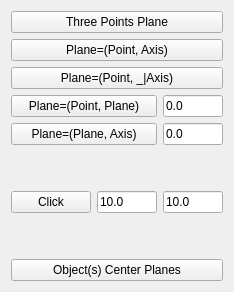
             <widget class="QWidget" name="Plane_Tab">
              <attribute name="icon">
               <iconset>
                <normaloff>Icons/WF_plane.svg</normaloff>Icons/WF_plane.svg</iconset>
              </attribute>
              <attribute name="title">
               <string>Plane</string>
              </attribute>
              <layout class="QGridLayout" name="gridLayout_9">
               <item row="6" column="0">
                <layout class="QHBoxLayout" name="horizontalLayout_3">
                 <item>
                  <widget class="QPushButton" name="button_click_for_plane">
                   <property name="sizePolicy">
                    <sizepolicy hsizetype="MinimumExpanding" vsizetype="Fixed">
                     <horstretch>0</horstretch>
                     <verstretch>0</verstretch>
                    </sizepolicy>
                   </property>
                   <property name="toolTip">
                    <string>Create a Plane perpendicular to the view at location of one mouse click.
Click first on the Button then click once on the View.
Click first on the Button then click once on one object of the View
 to attach the plane at the object.
But you can also select an already existing point first and click the button to attach the plane.</string>
                   </property>
                   <property name="text">
                    <string>Click</string>
                   </property>
                   <property name="icon">
                    <iconset>
                     <normaloff>../Icons/WF_clickPlane.svg</normaloff>../Icons/WF_clickPlane.svg</iconset>
                   </property>
                   <property name="iconSize">
                    <size>
                     <width>32</width>
                     <height>32</height>
                    </size>
                   </property>
                  </widget>
                 </item>
                 <item>
                  <widget class="QLineEdit" name="length_plane">
                   <property name="sizePolicy">
                    <sizepolicy hsizetype="MinimumExpanding" vsizetype="Fixed">
                     <horstretch>0</horstretch>
                     <verstretch>0</verstretch>
                    </sizepolicy>
                   </property>
                   <property name="minimumSize">
                    <size>
                     <width>40</width>
                     <height>0</height>
                    </size>
                   </property>
                   <property name="maximumSize">
                    <size>
                     <width>60</width>
                     <height>16777215</height>
                    </size>
                   </property>
                   <property name="toolTip">
                    <string>Length of the Plane.</string>
                   </property>
                   <property name="text">
                    <string>10.0</string>
                   </property>
                  </widget>
                 </item>
                 <item>
                  <widget class="QLineEdit" name="width_plane">
                   <property name="sizePolicy">
                    <sizepolicy hsizetype="MinimumExpanding" vsizetype="Fixed">
                     <horstretch>0</horstretch>
                     <verstretch>0</verstretch>
                    </sizepolicy>
                   </property>
                   <property name="minimumSize">
                    <size>
                     <width>40</width>
                     <height>0</height>
                    </size>
                   </property>
                   <property name="maximumSize">
                    <size>
                     <width>60</width>
                     <height>16777215</height>
                    </size>
                   </property>
                   <property name="toolTip">
                    <string>Width of the Plane.</string>
                   </property>
                   <property name="text">
                    <string>10.0</string>
                   </property>
                  </widget>
                 </item>
                </layout>
               </item>
               <item row="3" column="0">
                <layout class="QGridLayout" name="gridLayout_16">
                 <item row="0" column="0">
                  <widget class="QPushButton" name="button_planeandpoint_plane">
                   <property name="toolTip">
                    <string>Create a plane crossing a Point and parallel to a Plane.</string>
                   </property>
                   <property name="text">
                    <string>Plane=(Point, Plane)</string>
                   </property>
                   <property name="icon">
                    <iconset>
                     <normaloff>Icons/WF_pointPlanePoint.svg</normaloff>Icons/WF_pointPlanePoint.svg</iconset>
                   </property>
                   <property name="iconSize">
                    <size>
                     <width>32</width>
                     <height>32</height>
                    </size>
                   </property>
                  </widget>
                 </item>
                 <item row="0" column="1">
                  <widget class="QLineEdit" name="extension_planePointPlane">
                   <property name="minimumSize">
                    <size>
                     <width>40</width>
                     <height>0</height>
                    </size>
                   </property>
                   <property name="maximumSize">
                    <size>
                     <width>60</width>
                     <height>16777215</height>
                    </size>
                   </property>
                   <property name="toolTip">
                    <string>Distance for the extensions of the new Plane compared to initial one.</string>
                   </property>
                   <property name="text">
                    <string>0.0</string>
                   </property>
                  </widget>
                 </item>
                </layout>
               </item>
               <item row="4" column="0">
                <layout class="QGridLayout" name="gridLayout_8">
                 <item row="0" column="0">
                  <widget class="QPushButton" name="button_planeandaxis_plane">
                   <property name="sizePolicy">
                    <sizepolicy hsizetype="MinimumExpanding" vsizetype="Fixed">
                     <horstretch>0</horstretch>
                     <verstretch>0</verstretch>
                    </sizepolicy>
                   </property>
                   <property name="toolTip">
                    <string>Create a Plane crossing a Line and perpendicular to a Plane.</string>
                   </property>
                   <property name="text">
                    <string>Plane=(Plane, Axis)</string>
                   </property>
                   <property name="icon">
                    <iconset>
                     <normaloff>Icons/WF_planeLinePlane.svg</normaloff>Icons/WF_planeLinePlane.svg</iconset>
                   </property>
                   <property name="iconSize">
                    <size>
                     <width>32</width>
                     <height>32</height>
                    </size>
                   </property>
                  </widget>
                 </item>
                 <item row="0" column="1">
                  <widget class="QLineEdit" name="angle_planeandaxis_plane">
                   <property name="sizePolicy">
                    <sizepolicy hsizetype="MinimumExpanding" vsizetype="Fixed">
                     <horstretch>0</horstretch>
                     <verstretch>0</verstretch>
                    </sizepolicy>
                   </property>
                   <property name="minimumSize">
                    <size>
                     <width>40</width>
                     <height>0</height>
                    </size>
                   </property>
                   <property name="maximumSize">
                    <size>
                     <width>60</width>
                     <height>16777215</height>
                    </size>
                   </property>
                   <property name="toolTip">
                    <string>Angle relative to the Plane (in degrees).</string>
                   </property>
                   <property name="text">
                    <string>0.0</string>
                   </property>
                  </widget>
                 </item>
                </layout>
               </item>
               <item row="8" column="0">
                <widget class="QPushButton" name="button_object_center_planes">
                 <property name="toolTip">
                  <string>Create 3 Planes (XY, XZ and YZ) at center location of all selected Object(s).</string>
                 </property>
                 <property name="text">
                  <string>Object(s) Center Planes</string>
                 </property>
                 <property name="icon">
                  <iconset>
                   <normaloff>Icons/WF_centerObjectsPlanes.svg</normaloff>Icons/WF_centerObjectsPlanes.svg</iconset>
                 </property>
                 <property name="iconSize">
                  <size>
                   <width>32</width>
                   <height>32</height>
                  </size>
                 </property>
                </widget>
               </item>
               <item row="1" column="0">
                <widget class="QPushButton" name="button_axisandpoint_plane">
                 <property name="toolTip">
                  <string>Create a plane crossing a Line and a Point.</string>
                 </property>
                 <property name="text">
                  <string>Plane=(Point, Axis)</string>
                 </property>
                 <property name="icon">
                  <iconset>
                   <normaloff>Icons/WF_linePointPlane.svg</normaloff>Icons/WF_linePointPlane.svg</iconset>
                 </property>
                 <property name="iconSize">
                  <size>
                   <width>32</width>
                   <height>32</height>
                  </size>
                 </property>
                </widget>
               </item>
               <item row="5" column="0">
                <spacer name="verticalSpacer_8">
                 <property name="orientation">
                  <enum>Qt::Vertical</enum>
                 </property>
                 <property name="sizeHint" stdset="0">
                  <size>
                   <width>20</width>
                   <height>40</height>
                  </size>
                 </property>
                </spacer>
               </item>
               <item row="2" column="0">
                <widget class="QPushButton" name="button_axis_point_plane">
                 <property name="toolTip">
                  <string>Create a plane perpendicular to a Line and crossing a Point.</string>
                 </property>
                 <property name="text">
                  <string>Plane=(Point, _|Axis)</string>
                 </property>
                 <property name="icon">
                  <iconset>
                   <normaloff>Icons/WF_linePointPlane2.svg</normaloff>Icons/WF_linePointPlane2.svg</iconset>
                 </property>
                 <property name="iconSize">
                  <size>
                   <width>32</width>
                   <height>32</height>
                  </size>
                 </property>
                </widget>
               </item>
               <item row="0" column="0">
                <widget class="QPushButton" name="button_threepoints_plane">
                 <property name="toolTip">
                  <string>Create a Plane crossing 3 Points.</string>
                 </property>
                 <property name="text">
                  <string>Three Points Plane</string>
                 </property>
                 <property name="icon">
                  <iconset>
                   <normaloff>Icons/WF_threePointsPlane.svg</normaloff>Icons/WF_threePointsPlane.svg</iconset>
                 </property>
                 <property name="iconSize">
                  <size>
                   <width>32</width>
                   <height>32</height>
                  </size>
                 </property>
                </widget>
               </item>
               <item row="7" column="0">
                <spacer name="verticalSpacer_11">
                 <property name="orientation">
                  <enum>Qt::Vertical</enum>
                 </property>
                 <property name="sizeHint" stdset="0">
                  <size>
                   <width>20</width>
                   <height>40</height>
                  </size>
                 </property>
                </spacer>
               </item>
              </layout>
             </widget>
